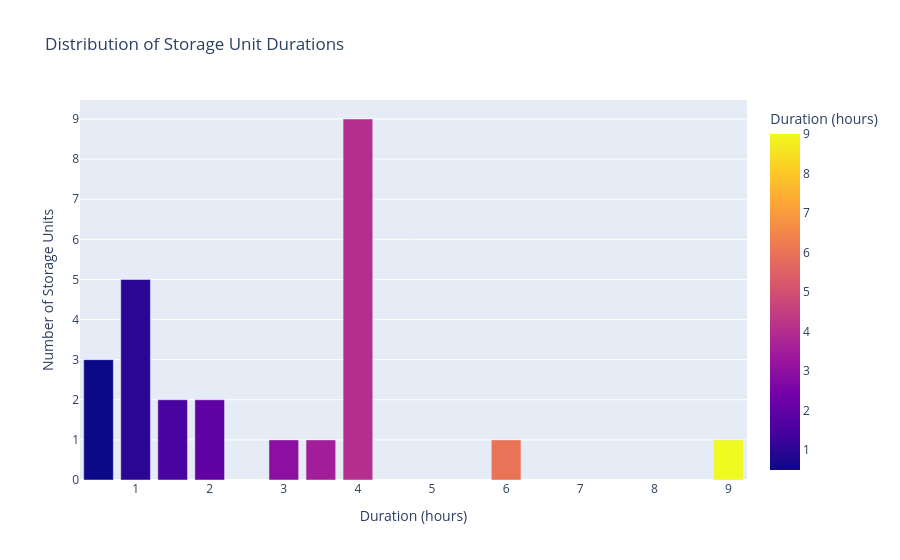

Here is the notebook cell this chart was saved with:
### Markdown cell above
### Chart 4 : Duration Distribution

An interactive bar chart showing how many storage units 
share each duration value ; revealing the most common 
duration configurations in this grid.

---

### Code cell
# Prepare data
duration_counts = df1["duration"].value_counts().reset_index()
duration_counts.columns = ["Duration (hours)", "Number of Storage Units"]
duration_counts = duration_counts.sort_values("Duration (hours)")

# Interactive bar chart
fig = px.bar(
    duration_counts,
    x="Duration (hours)",
    y="Number of Storage Units",
    color="Duration (hours)",
    title="Distribution of Storage Unit Durations",
    labels={
        "Duration (hours)": "Duration (hours)",
        "Number of Storage Units": "Number of Storage Units"
    }
)

fig.show()

### Figure 1 — Plotly figure (JSON) as saved in the notebook; plotly's stock layout.template omitted (floating-point values rounded to 4 significant figures)
{"data": [{"hovertemplate": "Duration (hours)=%{marker.color}<br>Number of Storage Units=%{y}<extra></extra>", "legendgroup": "", "marker": {"color": [0.5, 1.0, 1.5, 2.0, 3.0, 3.5, 4.0, 6.0, 9.0], "coloraxis": "coloraxis", "pattern": {"shape": ""}}, "name": "", "orientation": "v", "showlegend": false, "textposition": "auto", "type": "bar", "x": [0.5, 1.0, 1.5, 2.0, 3.0, 3.5, 4.0, 6.0, 9.0], "xaxis": "x", "y": [3, 5, 2, 2, 1, 1, 9, 1, 1], "yaxis": "y"}], "layout": {"barmode": "relative", "coloraxis": {"colorbar": {"title": {"text": "Duration (hours)"}}, "colorscale": [[0, "#0d0887"], [0.1111, "#46039f"], [0.2222, "#7201a8"], [0.3333, "#9c179e"], [0.4444, "#bd3786"], [0.5556, "#d8576b"], [0.6667, "#ed7953"], [0.7778, "#fb9f3a"], [0.8889, "#fdca26"], [1, "#f0f921"]]}, "legend": {"tracegroupgap": 0}, "title": {"text": "Distribution of Storage Unit Durations"}, "xaxis": {"anchor": "y", "domain": [0, 1], "title": {"text": "Duration (hours)"}}, "yaxis": {"anchor": "x", "domain": [0, 1], "title": {"text": "Number of Storage Units"}}}}
